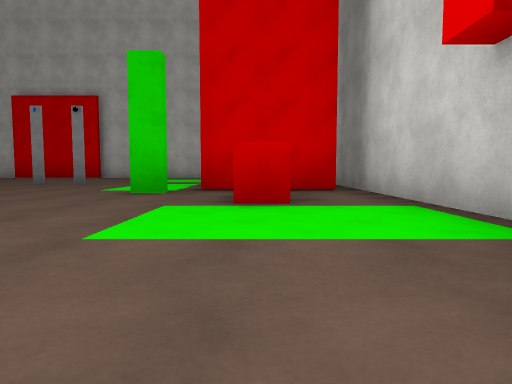
View 1 (above)

12 first-person views from a walk through a scene from a Unity 3-D project. The camera is 0.3 m above the floor, tilts 4° down and sees 75° across. The floor is counted in squares, 1 m on a side. Each view is taken from the middle of a square. On the plan, view 1 faces up. The plan holds only what a view shows up to about 9 squares ahead; the rest is blank. Some animated figures are left out. Surface patterns are stand-ins for the level's own textures.

View 2
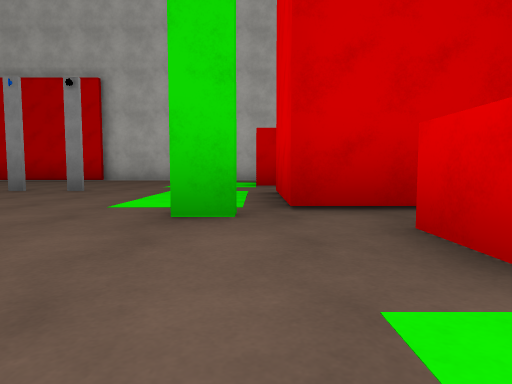

View 3
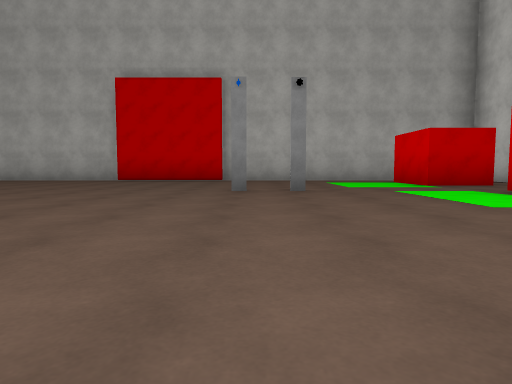

View 4
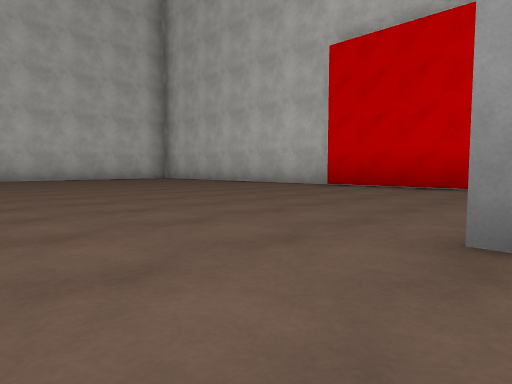

View 5
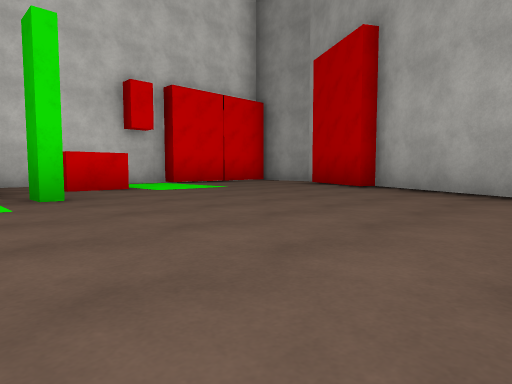

View 6
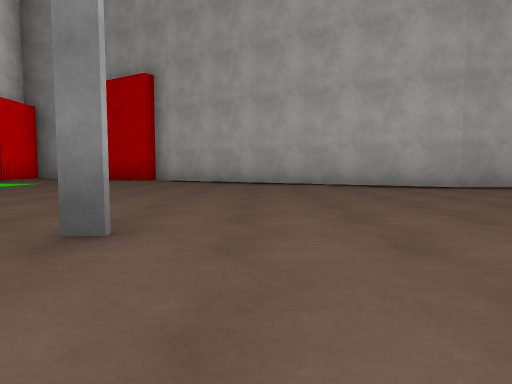

View 7
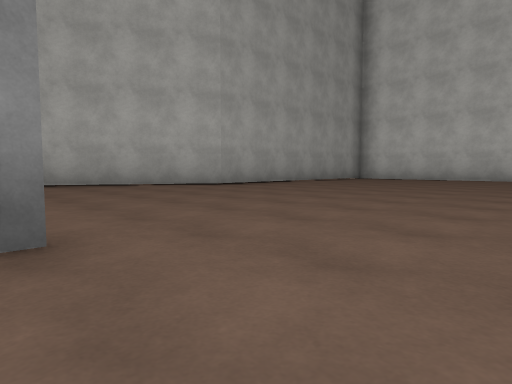

View 8
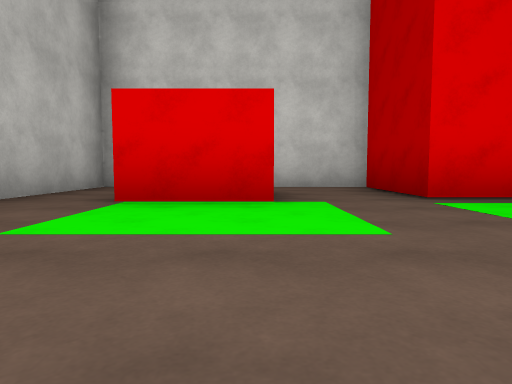

View 9
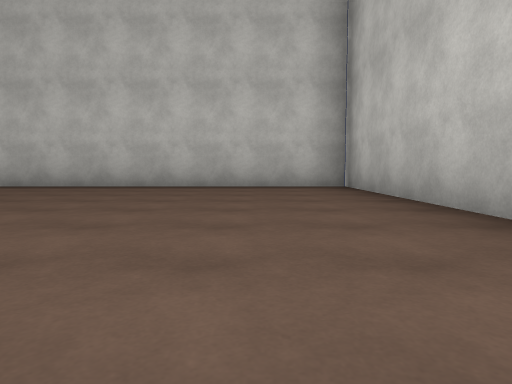

View 10
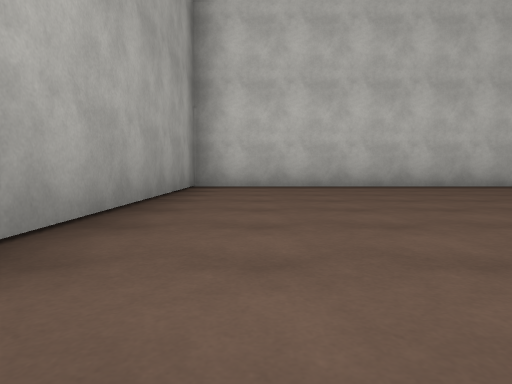

View 11
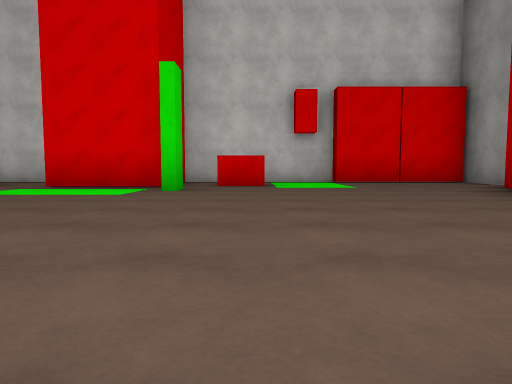

View 12
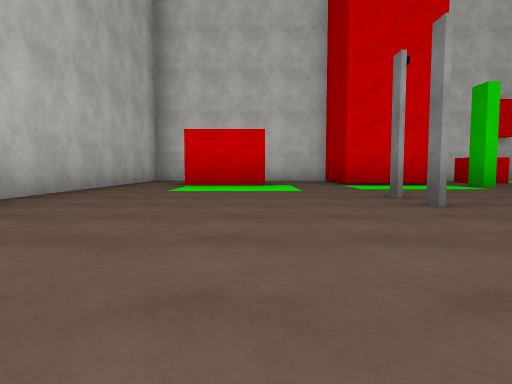

### Floor plan
Points are (right, up) in squares from view 1. A wall is a line through its corners. A room is listed if a view was taken in it or the views show most of it. See-through windows are left out.
Room 1 (views 1, 2, 3, 4, 5, 6, 7, 8, 9, 10, 11, 12)
walls: (-4.8, 10.3) (-7.5, 10.3); (-1.6, 4.3) (-1.1, 4.3); (-7.5, 10.5) (-13.6, 10.5) (-13.6, 3) (-8, 3) (-2.5, -0.2); (-1.1, 4.1) (-1.6, 4.1); (0.5, 4.5) (-0.7, 4.5) (-0.7, 6.3) (1.1, 6.3); (-2.4, 0.1) (-0.8, -0.9); (1.5, 9.2) (1.5, 10.5) (-4.9, 10.5); (1.5, 1.2) (1.5, 8.8); (-0.4, -1.5) (1.1, -1.5) (1.1, 1.4)
objects: other object (-1, 8) to (0, 9); other object (0, 3)

Where each view was taken, in squares from view 1:
view 1: 0 up, 0 right, facing up
view 2: 2 up, 1 left, facing up
view 3: 2 up, 4 left, facing up
view 4: 5 up, 4 left, facing up-left
view 5: 5 up, 5 left, facing down-right
view 6: 8 up, 5 left, facing down
view 7: 8 up, 4 left, facing down-left
view 8: 8 up, 4 left, facing right
view 9: 9 up, 8 left, facing left
view 10: 4 up, 8 left, facing left
view 11: 3 up, 6 left, facing right
view 12: 8 up, 7 left, facing right
